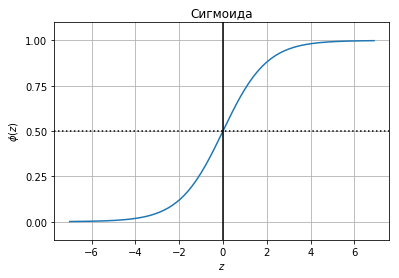

Write the Python code that produced this figure.
#!/usr/bin/env python3
# -*- coding: utf-8 -*-
"""
SIGMOID FUNCTION
Created on Sat Feb 17 09:13:49 2018
@author: Vitalij Postavnichij
"""

import matplotlib.pyplot as plt
import numpy as np

def sigmoid(z):
    return 1.0 / (1.0 + np.exp(-z));

z = np.arange(-7, 7, 0.1)
phi_z = sigmoid(z)
plt.plot(z, phi_z)
plt.axvline(0.0, color='k')
plt.axhspan(0.0, 1.0, facecolor='1.0', alpha=1.0, ls='dotted')
plt.axhline(y=0.5, ls='dotted', color='k')
plt.yticks(np.arange(0, 1.25, .25))
plt.grid()
plt.ylim(-0.1, 1.1)
plt.title('Сигмоида')
plt.xlabel('$z$')
plt.ylabel('$\phi (z)$')
plt.show()
